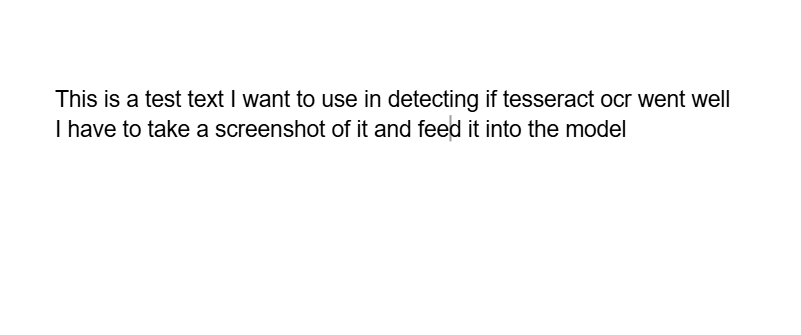
#> input picture img1.png, 801 x 335 px
$ python tesseractocr.py
#> lines starting #> are read from the running program, lines starting #| are printed output that depends on the picture; after the words box and inside, x2 and y2 are one past the last pixel; in counts of white or black regions, pixels touching at a corner belong together
import cv2
import pytesseract
import numpy as np

# Set Tesseract path (Windows)
# If Tesseract is in PATH, you can comment out this line
pytesseract.pytesseract.tesseract_cmd = r'C:\Program Files\Tesseract-OCR\tesseract.exe'

# Load the image using OpenCV
image = cv2.imread('img1.png')
#> image is the input picture: shape (335, 801, 3); min 0, max 255, mean 249.4

# invert the colors
gray = cv2.cvtColor(image, cv2.COLOR_BGR2GRAY)
_, mask = cv2.threshold(gray, 127, 255, cv2.THRESH_BINARY)
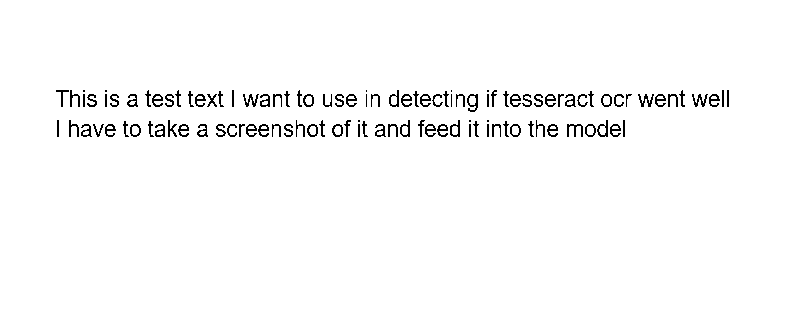
#> mask: shape (335, 801); 97.8% white; black in thin lines or dots, all inside (x1, y1, x2, y2) = (56, 90, 729, 137)
white_pixel_count = np.sum(mask == 255)
#> white_pixel_count = 262485
is_white_background = white_pixel_count > (mask.size / 2)
#> is_white_background = True
if is_white_background:
    inverted_image = cv2.bitwise_not(gray)
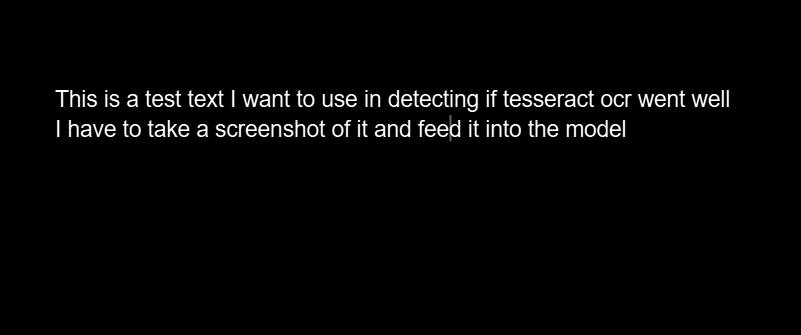
#> inverted_image: shape (335, 801); min 0, max 255, mean 5.6
else:
    inverted_image = gray

# binarize the image
contrast = 255
exposure = 255
saturation = 0
binarized_image = cv2.convertScaleAbs(inverted_image, alpha=contrast/255, beta=0)
binarized_image = cv2.convertScaleAbs(binarized_image, alpha=exposure/255, beta=0)
binarized_image = cv2.cvtColor(binarized_image, cv2.COLOR_GRAY2BGR)
binarized_image = cv2.cvtColor(binarized_image, cv2.COLOR_BGR2HSV)
#> binarized_image: shape (335, 801, 3); mean H, S, V 0, 0, 5.6
binarized_image[:, :, 1] = saturation
binarized_image = cv2.cvtColor(binarized_image, cv2.COLOR_HSV2BGR)
threshold_value = 75
_, binary_image = cv2.threshold(binarized_image, threshold_value, 255, cv2.THRESH_BINARY)
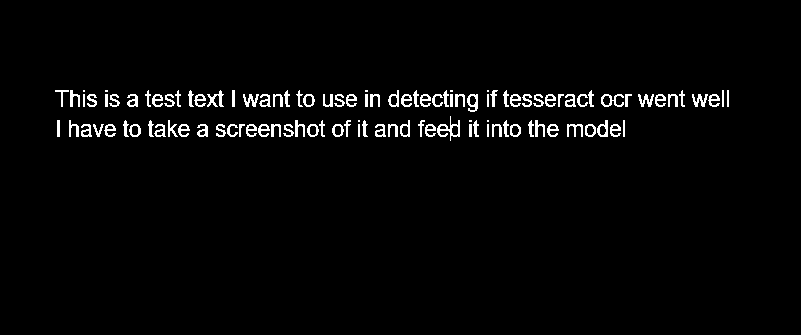
#> binary_image: shape (335, 801, 3); 2.6% white in thin lines or dots, all inside (x1, y1, x2, y2) = (55, 90, 729, 141)

cv2.imwrite("output.jpg", binary_image)
# Perform OCR using Tesseract
#> (the run stopped early here; a loop or call above may not have finished)
